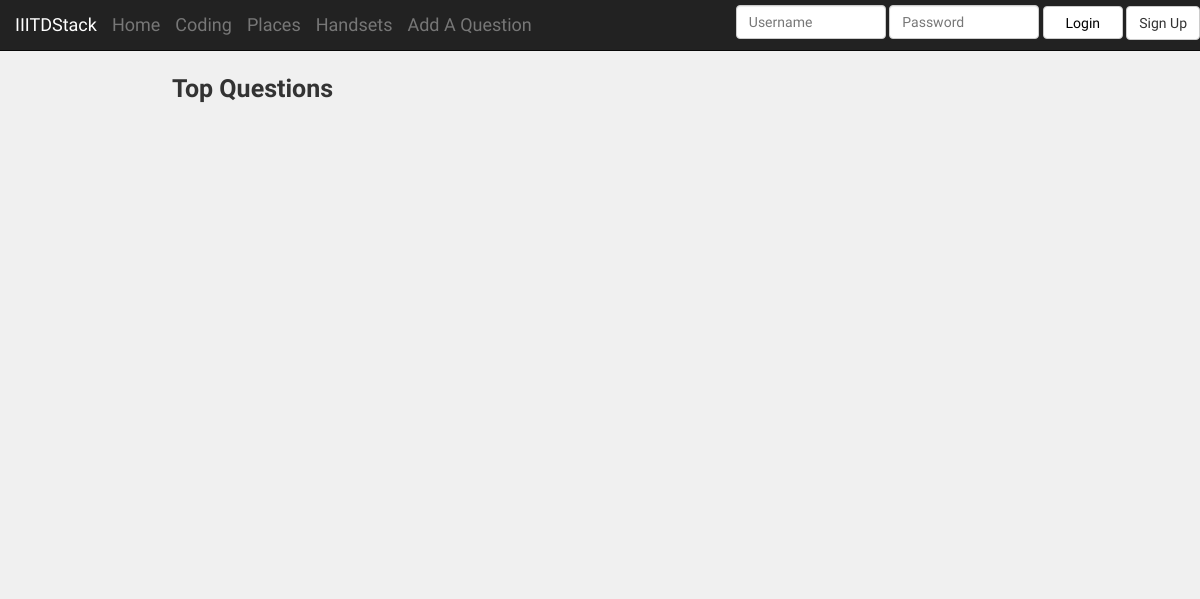
Page /coding on the earlier database version.
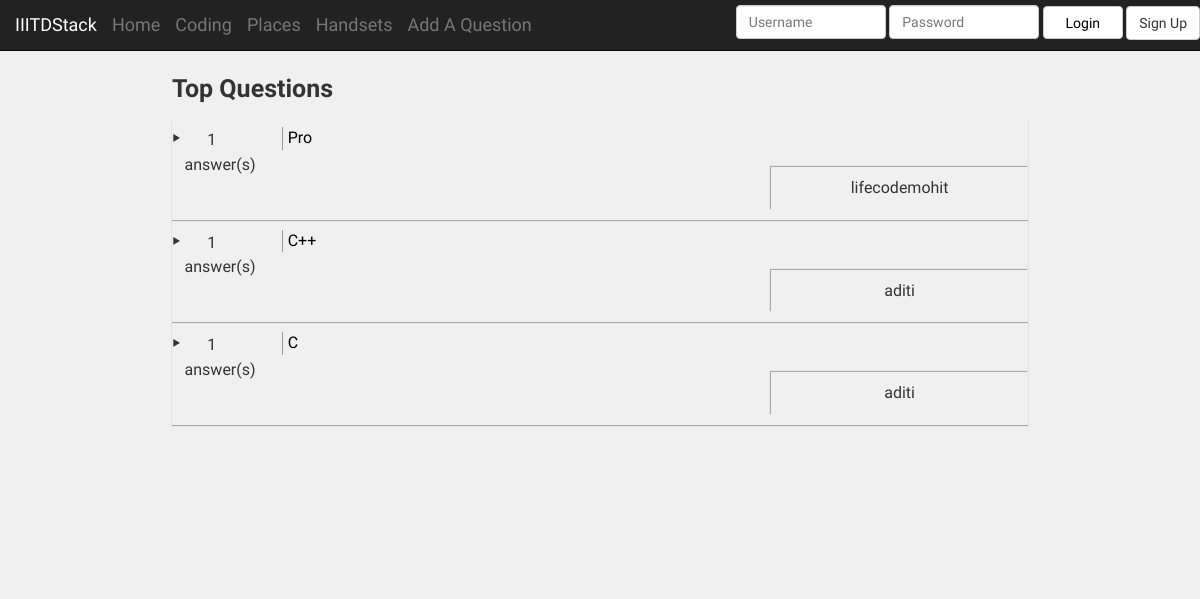
Same page on the later database version.
### hacku/models.py (models this page shows, shortened)
class Question(models.Model) :
	name = models.CharField(max_length=200)
	heading = models.TextField()
	qText = models.TextField()
	pub_date = models.DateTimeField(auto_now=True)
	votes = models.IntegerField(default = 0)
	extra = models.TextField()
	extra1 = models.TextField()

### hacku/views.py (the view)
# urls.py: url(r'^coding$', views.cat3, name='cat3'),
def cat3(request) :
	cat3_list=Question.objects.filter(extra="Coding")
	context = { 'cat3_list':cat3_list}
	return render(request, 'coding.html', context)

### hacku/templates/coding.html (shortened to what this page needs)
{% load static %}
<!DOCTYPE html>
<html lang="en">
<head>
  <link href="{% static 'css/bootstrap.min.css' %}" rel="stylesheet">
  <link href="{% static 'css/styles.css' %}" rel="stylesheet">
</head>
<body>
<div id="top-nav" class="navbar navbar-inverse navbar-static-top">
  <div class="container-fluid">
    <div class="navbar-header">
      <a class="navbar-brand" href="#">IIITDStack</a>
      <a class="navbar-brand" href="/">Home</a>
     <a class="navbar-brand" href="/coding">Coding</a>
       <a class="navbar-brand" href="/places">Places</a>
       <a class="navbar-brand" href="/handsets">Handsets</a>
<a class="navbar-brand" href="/addQues">Add A Question</a>
    </div>
    <form id="upload_form" action="{% url 'index' %}" method="post">
						<ul class="nav navbar-nav navbar-right login_box">
        					{% if user.is_authenticated %}
						    <a href="/abc" class="btn btn-default">Logout</a>
							{% else %}
							<input type="text" class="form-control" placeholder="Username" name="user1" id="user1">
							<input type="text" class="form-control" placeholder="Password" name="pass1" id="pass1">
							<button class="btn btn-default" type="submit" value="Login">Login</button>
							{% endif %}
							<a  href="/signup" class="btn btn-default">Sign Up</a>
						</ul>
  </form>
  </div>
</div>
<div class="container">
        <div class="header">
        <div class="theBody">
            <div class="category_head">Top Questions</div>
            {% if cat3_list %}
            <ul class="q_list">
            {% for ques in cat3_list %}
                <li>
                    <div class="ans_div"><span class="ans_count">{{ques.votes}}</span><span class="small_box_bottom_div">answer(s)</span>
                    </div>
                    <div class="question_area"><a href="/{{ ques.id }}/">{{ques.heading}}</a></div>
                    <div class="userName" style="text-align: center;
    box-shadow: -1px -1px 1px 0 #aaa;
    padding: 10px 5px;
    display: block;
    margin-left: 70%"><span>{{ques.name}}</span><br></div>
                </li>
                {% endfor %}
        </ul>
      {% else %}
          <p></p>
      {% endif %}
        </div>
    </div>
</body>
</html>

Differences in the rows shown:
added Question: votes "1", heading "Pro", name "lifecodemohit"
added Question: votes "1", heading "C++", name "aditi"
added Question: votes "1", heading "C", name "aditi"
